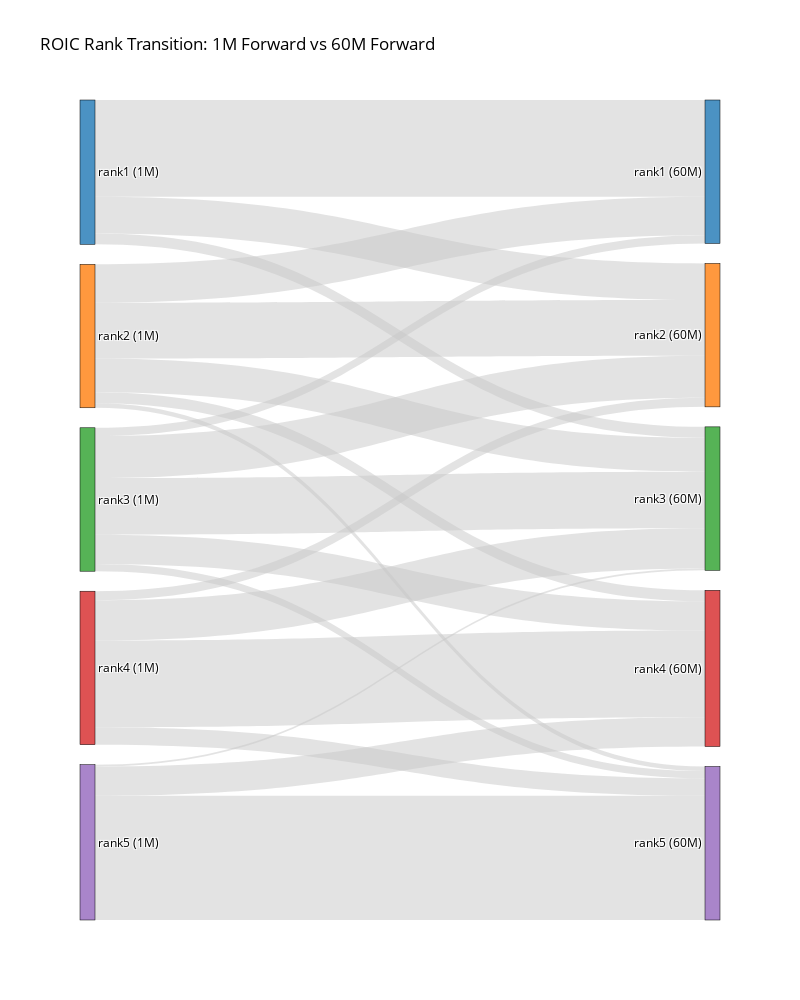

This figure's notebook cell:
### Markdown cell above
# ROIC Label Movement

### Code cell
df = pd.read_parquet(DATA_DIR / "MSCI KOKUSAI_all data.parquet")
# df = df.loc[
#     (df["date"] == "2015-03-31") & (df["GICS_SECTOR"] == "Information Technology")
# ]

df = df.loc[(df["date"] == "2015-03-31")]

roic_label1 = "ROIC_Rank_1MForward"
roic_label2 = "ROIC_Rank_60MForward"
plot_sankey_diagram(df, roic_label1=roic_label1, roic_label2=roic_label2)

### Figure 1 — Plotly figure (JSON) as saved in the notebook; plotly's stock layout.template omitted (floating-point values rounded to 4 significant figures)
{"data": [{"link": {"color": "rgba(200, 200, 200, 0.5)", "hovertemplate": "From %{source.label} to %{target.label}: %{value} symbols<extra></extra>", "label": ["106 Symbols", "40 Symbols", "12 Symbols", "42 Symbols", "61 Symbols", "37 Symbols", "12 Symbols", "5 Symbols", "9 Symbols", "46 Symbols", "62 Symbols", "32 Symbols", "8 Symbols", "10 Symbols", "44 Symbols", "95 Symbols", "19 Symbols", "2 Symbols", "32 Symbols", "136 Symbols"], "source": [0, 0, 0, 1, 1, 1, 1, 1, 2, 2, 2, 2, 2, 3, 3, 3, 3, 4, 4, 4], "target": [5, 6, 7, 5, 6, 7, 8, 9, 5, 6, 7, 8, 9, 6, 7, 8, 9, 7, 8, 9], "value": [106, 40, 12, 42, 61, 37, 12, 5, 9, 46, 62, 32, 8, 10, 44, 95, 19, 2, 32, 136]}, "node": {"color": ["rgba(31, 119, 180, 0.8)", "rgba(255, 127, 14, 0.8)", "rgba(44, 160, 44, 0.8)", "rgba(214, 39, 40, 0.8)", "rgba(148, 103, 189, 0.8)", "rgba(31, 119, 180, 0.8)", "rgba(255, 127, 14, 0.8)", "rgba(44, 160, 44, 0.8)", "rgba(214, 39, 40, 0.8)", "rgba(148, 103, 189, 0.8)"], "label": ["rank1 (1M)", "rank2 (1M)", "rank3 (1M)", "rank4 (1M)", "rank5 (1M)", "rank1 (60M)", "rank2 (60M)", "rank3 (60M)", "rank4 (60M)", "rank5 (60M)"], "line": {"color": "black", "width": 0.5}, "pad": 20, "thickness": 15}, "type": "sankey"}], "layout": {"font": {"color": "black", "size": 12}, "height": 1000, "paper_bgcolor": "white", "plot_bgcolor": "white", "title": {"text": "ROIC Rank Transition: 1M Forward vs 60M Forward"}, "width": 800}}
